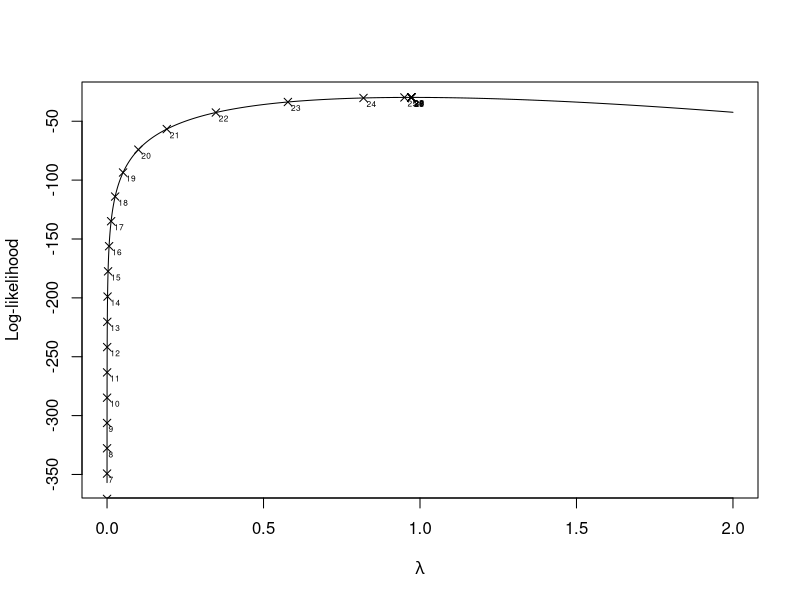
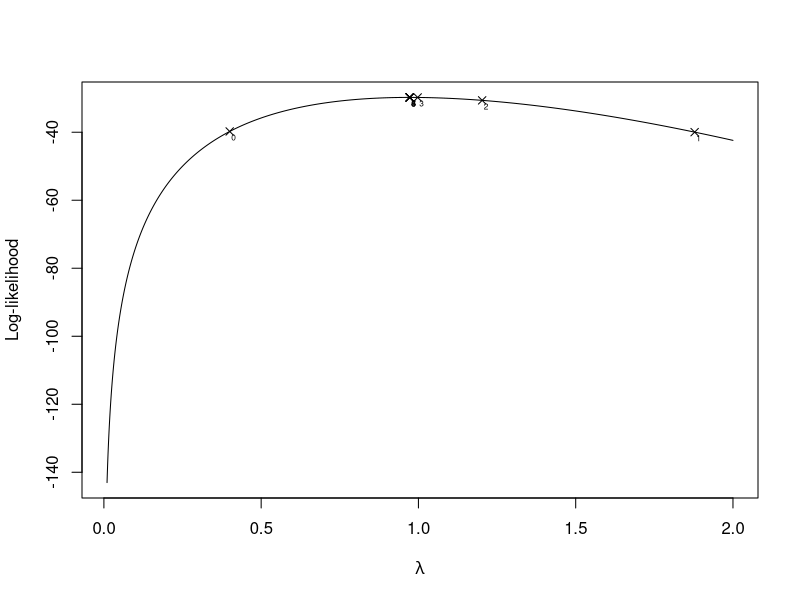

Source code (R) for these figures, in order:
# Meng 1997
# Th first part of this script does NOT impose the constraint!

# The data
data=list(x=c(0,1,2,3,4,5),nx=c(168,32,16,6,1,0))
xbar=sum(data$x*data$nx)/sum(data$nx[-1])
n=sum(data$nx[-1])
as.character(xbar)

# The log-likelihood expression. It needs to be an "expression" so that we can get R to find the derivative wrt theta symbolically.
ll.expr <- expression(n*(xbar*log(lambda)-lambda-log(1-exp(-lambda))))

# Finding the first derivative of log-likelihood symbollically
dll.expr <- D(ll.expr,"lambda")
dll.expr 

# Finding the second derivative of the log-likelihood symbollically
ddll.expr <- D(dll.expr,"lambda")
ddll.expr 

# Creating functions which can be evaluated out of our expressions for the symbolic derivatives
f=function(lambda) eval(dll.expr) # first derivative
f.=function(lambda) eval(ddll.expr) # second derivative


# Code to do Newton
# start is the starting value
# tol is a tolerance term that is used to stop Newton once the absolute difference between consecutive steps is smaller than tol
# f is the function we are looking for a root of
# f. is the first derivative of the above function

newtRap = function(start,tol,f,df){
  sol=c(start)
  check=1
  while(check>tol){ 
    xn = sol[length(sol)] - f(sol[length(sol)])/df(sol[length(sol)]) 
    sol=c(sol,xn) 
    check=abs(sol[length(sol)]-sol[length(sol)-1])
  }
  return(sol) 
}

# Finding the MLE for lambda
# A "decent" starting value. Warning a starting value of greater than about 2.157 cause the Newton step to go out of the parameter space!
start1 = 0.0000001
z=newtRap(start1,10^-20,f,f.) # The steps can be very small so the tolerance needs to be very small
z # the step values for Newton

# # The negative log-likelihood function and log-likelihood function.
ll=function(lambda) n*(xbar*log(lambda)-lambda-log(1-exp(-lambda)))
y=ll(z) 
y # the log-likelihood values


# A plot
xrep=seq(10^-20,2,0.00001)
yrep=ll(xrep) 
plot(xrep,yrep,type="l",xlab=expression(lambda),ylab = "Log-likelihood")

# Adding the Newton steps to the plot
points(z,y,pch=4)
zeroto6=0:(length(z)-1)
library(calibrate)
textxy(z,y,zeroto6,cx=0.7)



# Meng's functions
# g = function(lambda) lambda -xbar*(1-exp(-lambda))
# g. = function(lambda) 1 - xbar*exp(-lambda)
# z=newton(0.4,10^-5,g,g.)
# z

# I think Meng's algorithm fails because of some of the simplifications he has made. Not that his simplifications are incorrect, but that not simplifying helps to "protect" against a failure. 


# PART 2
# I now impose the constraint by a log transform

# The log-likelihood expression. It needs to be an "expression" so that we can get R to find the derivative wrt theta symbolically.
ll.expr.c <- expression(n*(xbar*theta-exp(theta)-log(1-exp(-exp(theta)))))


# The first derivative of log-likelihood
dll.expr.c <- D(ll.expr.c,"theta")
dll.expr.c 

# The second derivative of the log-likelihood
ddll.expr.c <- D(dll.expr.c,"theta")
ddll.expr.c #It is a real mess and looks like it would be tedious to do by hand!

# Creating functions which can be evaluated out of our expressions for the symbolic derivatives
cf=function(theta) eval(dll.expr.c) # first derivative
cf.=function(theta) eval(ddll.expr.c) # second derivative


# Finding the MLE for lambda
# A "decent" starting value. Warning a starting value of less than about 0.005 causes a very large first Newton step and can exceed R's limits and we get NaNs!
start = log(0.4)
cx = newtRap(start,10^-15,cf,cf.) # The steps can be very small so the tolerance needs to be very small
cx
cz = exp(cx) # the step values for Newton
cz

# # The negative log-likelihood function and log-likelihood function.
cy=ll(cz) 
cy # the log-likelihood values


xrep=seq(0.01,2,0.001)
yrep=ll(xrep) 
plot(xrep,yrep,type="l",xlab=expression(lambda),ylab = "Log-likelihood")

# Adding the Newton steps to the plot
points(cz,cy,pch=4)
zeroton=0:(length(cz)-1)
library(calibrate)
textxy(cz,cy,zeroton,cx=1.1)
